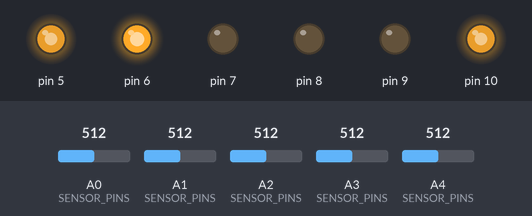
A sketch run on a simulated Arduino Uno, built with avr-gcc and run on an emulated ATmega328P. Shown: output pins drawn as LEDs (lit = HIGH). The test bench sets the inputs (shaded band); at power-on: A0 (SENSOR_PINS) = 512, A1 (SENSOR_PINS) = 512, A2 (SENSOR_PINS) = 512, A3 (SENSOR_PINS) = 512, A4 (SENSOR_PINS) = 512.

Above: at 1.2 s.
1.3 s: A0 (SENSOR_PINS) set to 502
At 2.5 s:
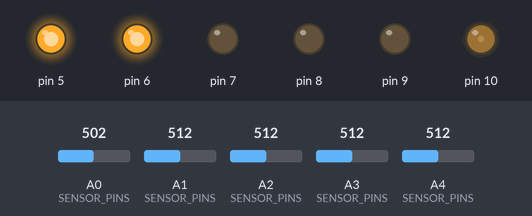
2.8 s: A1 (SENSOR_PINS) set to 306
At 3.7 s:
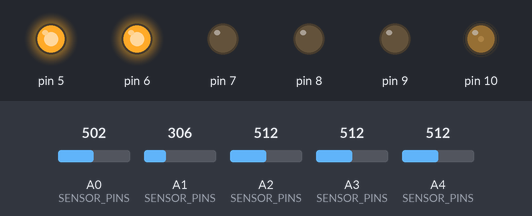
4.3 s: A0 (SENSOR_PINS) set to 522
At 4.9 s:
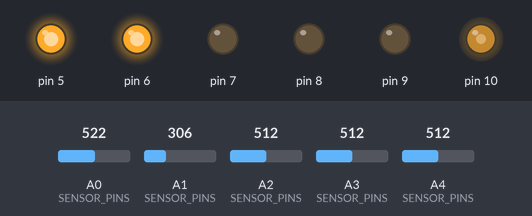
5.8 s: A0 (SENSOR_PINS) set to 306
At 7.0 s:
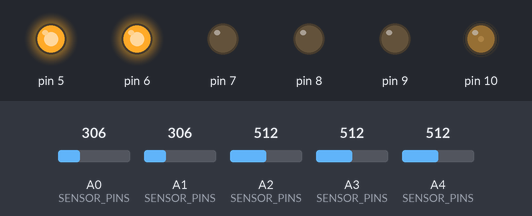
7.3 s: A0 (SENSOR_PINS) set to 716
At 8.4 s:
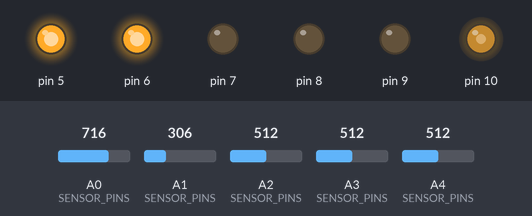
8.8 s: A0 (SENSOR_PINS) set to 245
At 9.5 s:
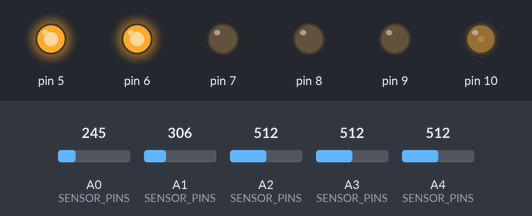
Timing chart, 0 to 11.3 s (numbered marks = the images above; inputs shaded):
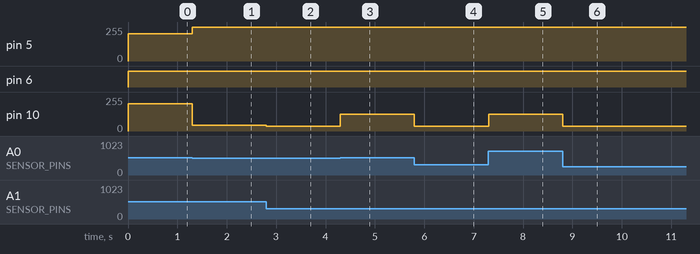

The sketch:

Robot.ino
```cpp
// ============================================== SETTINGS /////////////////
const int THRESHOLD = 512;
const int SENSORS_COUNT = 5;
const int SENSOR_PINS[SENSORS_COUNT] = {A0, A1, A2, A3, A4};
const int ERRORS[4] = {0, 1, 2, 3};

const int MAX_SPEED = 255;
const int NORMAL_SPEED = 205;
const int MIN_SPEED = 0;

const int LEFT_IN1 = 6;
const int LEFT_IN2 = 7;
const int LEFT_EN = 5;

const int RIGHT_IN1 = 9;
const int RIGHT_IN2 = 8;
const int RIGHT_EN = 10;

const float KP = 80;
const float KI = 0;
const float KD = 50;

const bool DEBUG = false;
const int DELAY_TIME = 1000;

// ==============================================  /////////////////

#include "Sensors.h"
#include "Motors.h"
#include "PID.h"

Sensors sensors(THRESHOLD, SENSORS_COUNT, SENSOR_PINS, ERRORS);
Motors motors(
    NORMAL_SPEED, MIN_SPEED, MAX_SPEED,
    LEFT_IN1, LEFT_IN2, LEFT_EN,
    RIGHT_IN1, RIGHT_IN2, RIGHT_EN
);
PID pid(KP, KI, KD);

void setup() {
    Serial.begin(9600);
    motors.initialize();
}

void loop() {
    int error = sensors.calculate_error();
    int speed_difference = pid.calculate_speed_difference(error);
    motors.drive(speed_difference, DEBUG);

    if(DEBUG) {
        Serial.print("error: ");
        Serial.println(error);
        Serial.print("speed_difference: ");
        Serial.println(speed_difference);
        Serial.println("--------------------------------------");
        delay(DELAY_TIME);
    }
}
```

Motors.h
```cpp
class Motors {
    public:

    int normal_speed;
    int min_speed;
    int max_speed;

    int left_in1;
    int left_in2;
    int left_en;

    int right_in1;
    int right_in2;
    int right_en;

    Motors (int normal_speed, int min_speed, int max_speed, int left_in1, int left_in2, int left_en, int right_in1, int right_in2, int right_en) {
        this->normal_speed = normal_speed;
        this->min_speed = min_speed;
        this->max_speed = max_speed;

        this->left_in1 = left_in1;
        this->left_in2 = left_in2;
        this->left_en = left_en;

        this->right_in1 = right_in1;
        this->right_in2 = right_in2;
        this->right_en = right_en;
    }

    void initialize() {
        pinMode(left_en, OUTPUT);
        pinMode(left_in1, OUTPUT);
        pinMode(left_in2, OUTPUT);

        pinMode(right_en, OUTPUT);
        pinMode(right_in1, OUTPUT);
        pinMode(right_in2, OUTPUT);
    }

    void set_motor(int in1, int in2, int en, int speed) {
        int *direction = get_direction(speed);

        digitalWrite(left_in1, direction[0]);
        digitalWrite(left_in2, direction[1]);
        analogWrite(en, normalize_speed(speed));
    }

    int *get_direction(int speed) {
        int direction[2];
        if(speed > 0) {
            direction[0] = LOW;
            direction[1] = HIGH;
        } else {
            direction[0] = HIGH;
            direction[1] = LOW;
        }
        return direction;
    }

    int normalize_speed(int speed) {
        return constrain(abs(speed), min_speed, max_speed);
    }

    void drive(int speed_difference, bool debug) {
        int left_speed = normal_speed + speed_difference;
        int right_speed = normal_speed - speed_difference;

        set_motor(left_in1, left_in2, left_en, left_speed);
        set_motor(right_in1, right_in2, right_en, right_speed);

        if(debug) {
            Serial.print("left_speed: ");
            Serial.print(normalize_speed(left_speed));
            Serial.print(" - ");
            Serial.println(left_speed > 0 ? "F" : "B");

            Serial.print("right_speed: ");
            Serial.print(normalize_speed(right_speed));
            Serial.print(" - ");
            Serial.println(right_speed > 0 ? "F" : "B");
        }
    }

};
```

PID.h
```cpp
class PID {
    public:

    float KP;
    float KI;
    float KD;

    float last_proportional, integral;

    PID (float KP, float KI, float KD) {
        this->KP = KP;
        this->KD = KD;
        this->KI = KI;
    }

    int calculate_speed_difference(int proportional) {
        float derivative = proportional - last_proportional;
        integral = integral + proportional;
        last_proportional = proportional;

        return proportional * KP + integral * KI + derivative * KD;
    }


};
```

Sensors.h
```cpp
class Sensors {
    public:

    int threshold;
    int sensors_count;
    int *sensor_pins;
    int *errors;
    int previous_error;

    Sensors (int threshold, int sensors_count, int *sensor_pins, int *errors) {
        this->threshold = threshold;
        this->sensor_pins = sensor_pins;
        this->sensors_count = sensors_count;
        this->errors = errors;
    }

    int calculate_error() {
        int error;
        switch (get_line_position()) {
            case 0b01111:
            case 0b00111:
            case 0b00011: error =  errors[3]; break;

            case 0b00001: error =  errors[2]; break;

            case 0b00110:
            case 0b00010: error =  errors[1]; break;

            case 0b11111:
            case 0b00100: error =  errors[0]; break;

            case 0b01100:
            case 0b01000: error = -errors[1]; break;

            case 0b10000: error = -errors[2]; break;

            case 0b11110:
            case 0b11100:
            case 0b11000: error = -errors[3]; break;

            default:      error =  previous_error; break;
        }
        previous_error = error;
        return error;
    }

    bool on_line(int sensor_pin) {
        int sensor_value = analogRead(sensor_pin);
        return sensor_value < threshold;
    }

    int get_line_position() {
        int line_position = 0;
         for(int i = 0; i < sensors_count; i++) {
            if(on_line(sensor_pins[i])) {
                line_position += (1 << i);
            }
        }
        return line_position;
    }

};
```

Measured:
- the behaviour switches between 512 and 511 on A0 (SENSOR_PINS) (found by bisection; images 0 and 1)
- after the input at 1.3 s, pin 5: 205/255 → 255/255 at once; pin 10: 205/255 → 45/255 at once
- after the input at 2.8 s, pin 10: 45/255 → 35/255 at once
- after the input at 4.3 s, pin 10: 35/255 → 125/255 at once
- after the input at 5.8 s, pin 10: 125/255 → 35/255 at once
- after the input at 7.3 s, pin 10: 35/255 → 125/255 at once
- after the input at 8.8 s, pin 10: 125/255 → 35/255 at once
